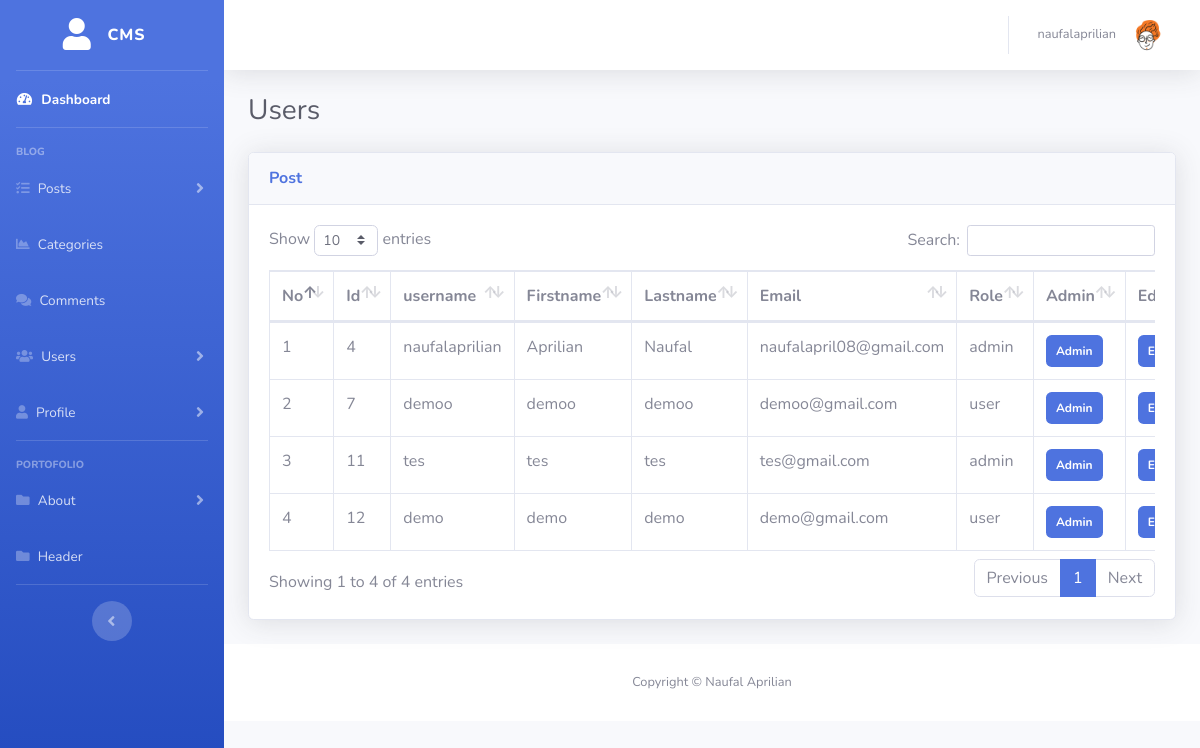
/admin/users.php (signed in), run on the app's committed database.
### tables this page shows
CREATE TABLE `users` (
  `user_id` int(3) NOT NULL,
  `user_username` varchar(255) NOT NULL,
  `user_password` varchar(255) NOT NULL,
  `user_firstname` varchar(255) NOT NULL,
  `user_lastname` varchar(255) NOT NULL,
  `user_email` varchar(255) NOT NULL,
  `user_image` varchar(100) NOT NULL DEFAULT 'default.png',
  `user_role` varchar(255) NOT NULL DEFAULT 'user',
  `token` text NOT NULL
);

### admin/includes/view_all_user.php (the view, shortened to what this page needs)
<div class="col-lg-12">
    <div class="card shadow mb-4">
                            <div class="card-header py-3">
                                <h6 class="m-0 font-weight-bold text-primary">Post</h6>
                            </div>
                            <div class="card-body">
                                <div class="table-responsive">
                                    <table class="table table-bordered" id="dataTable" width="100%" cellspacing="0">
                            <thead>
                                <tr>
                                    <th>No</th>
                                    <th>Id</th>
                                    <th>username</th>
                                    <th>Firstname</th>
                                    <th>Lastname</th>
                                    <th>Email</th>
                                    <th>Role</th>
                                    <th>Admin</th>
                                    <th>Edit</th>
                                </tr>
                            </thead>
                            <tbody>
                                <?php
                                    $query = "SELECT * FROM users";
                                    $select_users = mysqli_query($connection,$query);
                                    $no = 1;
                                    while($row = mysqli_fetch_assoc($select_users)):
                                        $user_id = $row['user_id'];
                                        $user_username = $row['user_username'];
                                        $user_firstname = $row['user_firstname'];
                                        $user_lastname = $row['user_lastname'];
                                        $user_email = $row['user_email'];
                                        $user_role = $row['user_role'];
                                ?>
                                <tr>
                                    <td><?php echo $no?></td>
                                    <td class="stu_id"><?php echo $user_id ?></td>
                                    <td><?php echo $user_username ?></td>
                                    <td><?php echo $user_firstname ?></td>
                                    <td><?php echo $user_lastname ?></td>
                                    <td><?php echo $user_email ?></td>
                                    <td><?php echo $user_role ?></td>
                                    <td><a class="badge badge-primary" style="padding: 10px;" href="users.php?change_to_admin=<?php echo $user_id ?>">Admin</a></td>
                                    <td><a class="badge badge-primary" style="padding: 10px;" href="users.php?source=edit_user&user_id=<?php echo $user_id ?>">Edit</a></td>
                                </tr>
                                    <?php $no++; endwhile; ?>
                            </tbody>
                            </table>
                            </div>
    </div>
</div>

### admin/includes/admin_topbar.php (shortened to what this page needs)
<?php
if (isset($_SESSION['user_id'])) {
    $user_id = $_SESSION['user_id'];
    $query = "SELECT * FROM users WHERE `user_id` = $user_id";
    $select_user = mysqli_query($connection,$query);
    while($row = mysqli_fetch_assoc($select_user)){
        $user_username = $row['user_username'];
        $user_image = $row['user_image'];
    }
}
?>
<nav class="navbar navbar-expand navbar-light bg-white topbar mb-4 static-top shadow">
<ul class="navbar-nav ml-auto">
    <li class="nav-item dropdown no-arrow">
        <a class="nav-link dropdown-toggle" href="#" id="userDropdown" role="button"
            data-toggle="dropdown" aria-haspopup="true" aria-expanded="false">
            <span class="mr-2 d-none d-lg-inline text-gray-600 small"><?php echo $user_username ?></span>
            <img class="img-profile rounded-circle"
                src="../images/profile/<?php echo $user_image ?>">
        </a>
    </li>
</ul>
</nav>

### data on the page
users: user_username "naufalaprilian", user_image (placeholder picture), user_id "4", user_firstname "Aprilian", user_lastname "Naufal", user_email "naufalapril08@gmail.com", user_role "admin"
users: user_id "7", user_username "demoo", user_firstname "demoo", user_lastname "demoo", user_email "demoo@gmail.com", user_role "user"
users: user_id "11", user_username "tes", user_firstname "tes", user_lastname "tes", user_email "tes@gmail.com", user_role "admin"
users: user_id "12", user_username "demo", user_firstname "demo", user_lastname "demo", user_email "demo@gmail.com", user_role "user"
